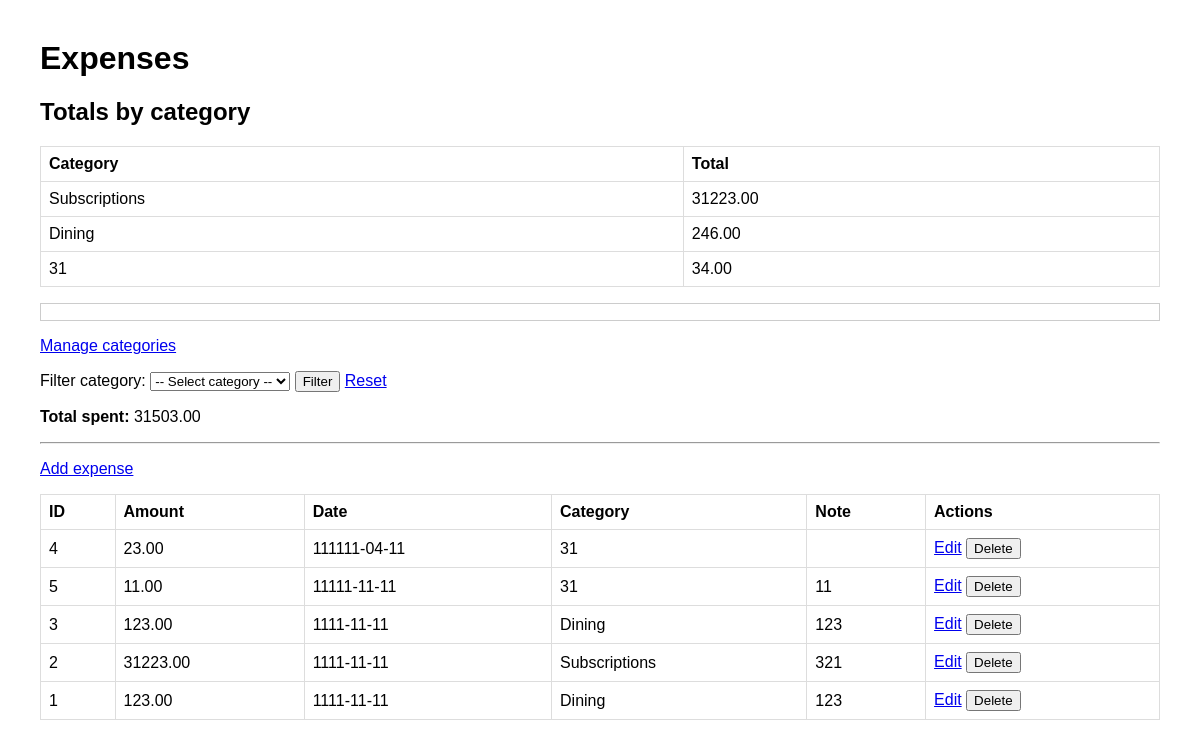
/expenses, run on the app's committed database.
### tables this page shows
CREATE TABLE expenses (
  id INTEGER PRIMARY KEY AUTOINCREMENT,
  user_id INTEGER NOT NULL,
  category_id INTEGER NOT NULL,
  amount REAL NOT NULL CHECK (amount >= 0),
  date TEXT NOT NULL,
  note TEXT,
  FOREIGN KEY (user_id) REFERENCES users(id),
  FOREIGN KEY (category_id) REFERENCES categories(id)
);

CREATE TABLE categories (
  id INTEGER PRIMARY KEY AUTOINCREMENT,
  user_id INTEGER NOT NULL,
  name TEXT NOT NULL,
  FOREIGN KEY (user_id) REFERENCES users(id),
  UNIQUE (user_id, name)
);

### webapp.py (the view)
@app.get("/expenses")
def list_expenses():
    category = request.args.get("category", "").strip()
    if category:
        rows = expenses.get_expenses_by_category(category)
        total = expenses.get_total_spent(category)
    else:
        rows = expenses.get_all_expenses()
        total = expenses.get_total_spent()
    category_totals = expenses.get_category_totals()
    categories = expenses.get_categories()  # <- added
    return render_template(
        "Site.html",
        rows=rows,
        category=category,
        total=total,
        category_totals=category_totals,
        categories=categories,  # <- added
    )

### database.py (called while the page is built)
def get_connection():
    conn = sqlite3.connect(DB_NAME)
    conn.execute("PRAGMA foreign_keys = ON")
    conn.row_factory = sqlite3.Row
    return conn

### expenses.py (called while the page is built)
def get_total_spent(category=None):
    conn = get_connection()
    if category:
        row = conn.execute("""
            SELECT COALESCE(SUM(e.amount), 0)
            FROM expenses e
            JOIN categories c ON c.id = e.category_id
            WHERE e.user_id = ? AND c.name = ?
        """, (CURRENT_USER_ID, category)).fetchone()
    else:
        row = conn.execute("""
            SELECT COALESCE(SUM(amount), 0)
            FROM expenses
            WHERE user_id = ?
        """, (CURRENT_USER_ID,)).fetchone()
    conn.close()
    return float(row[0])

def get_category_totals():
    conn = get_connection()
    rows = conn.execute("""
        SELECT c.name AS category, COALESCE(SUM(e.amount), 0) AS total
        FROM expenses e
        JOIN categories c ON c.id = e.category_id
        WHERE e.user_id = ?
        GROUP BY c.name
        ORDER BY total DESC
    """, (CURRENT_USER_ID,)).fetchall()
    conn.close()
    return rows

def get_categories():
    conn = get_connection()
    rows = conn.execute(
        "SELECT name FROM categories WHERE user_id = ? ORDER BY name",
        (CURRENT_USER_ID,),
    ).fetchall()
    conn.close()
    return rows

def get_all_expenses():
    conn = get_connection()
    rows = conn.execute(
        """
        SELECT e.id, e.amount, e.date, c.name AS category, e.note
        FROM expenses e
        JOIN categories c ON c.id = e.category_id
        WHERE e.user_id = ?
        ORDER BY e.date DESC, e.id DESC
        """,
        (CURRENT_USER_ID,),
    ).fetchall()
    conn.close()
    return rows

### templates/Site.html (shortened to what this page needs)
<!doctype html>
<html>
<head>
  <link rel="stylesheet" href="{{ url_for('static', filename='Site.css') }}">
</head>
<body>
  <h1>Expenses</h1>
  <h2>Totals by category</h2>
  <table>
    <thead>
      <tr>
        <th>Category</th>
        <th>Total</th>
      </tr>
    </thead>
    <tbody>
      {% for c in category_totals %}
        <tr>
          <td>{{ c[0] }}</td>
          <td>{{ "%.2f"|format(c[1]) }}</td>
        </tr>
      {% endfor %}
    </tbody>
  </table>
    <ul class="flashes">
        <li>{{ message }}</li>
    </ul>
      <p><a href="{{ url_for('list_categories') }}">Manage categories</a></p>
  <form method="get" action="{{ url_for('list_expenses') }}">
    <label>Filter category:</label>
    <select name="category">
      <option value="">-- Select category --</option>
    </select>
    <button type="submit">Filter</button>
    <a href="{{ url_for('list_expenses') }}">Reset</a>
  </form>
  <p><strong>Total spent{% if category %} on {{ category }}{% endif %}:</strong>
   {{ "%.2f"|format(total) }}</p>
<hr>
  <p><a href="{{ url_for('new_expense') }}">Add expense</a></p>
  <table>
    <thead>
      <tr>
        <th>ID</th><th>Amount</th><th>Date</th><th>Category</th><th>Note</th><th>Actions</th>
      </tr>
    </thead>
    <tbody>
      {% for r in rows %}
        <tr>
          <td>{{ r[0] }}</td>
          <td>{{ "%.2f"|format(r[1]) }}</td>
          <td>{{ r[2] }}</td>
          <td>{{ r[3] }}</td>
          <td>{{ r[4] or "" }}</td>
          <td>
            <a href="{{ url_for('edit_expense', expense_id=r[0]) }}">Edit</a>
            <form action="{{ url_for('delete_expense', expense_id=r[0]) }}"
                  method="post"
                  style="display:inline;">
              <button type="submit" onclick="return confirm('Delete this expense?')">
                Delete
              </button>
            </form>
          </td>
        </tr>
      {% endfor %}
    </tbody>
  </table>
</body>
</html>

### static/Site.css (style rules this page uses)
body { font-family: Arial, sans-serif; margin: 40px; }
table { border-collapse: collapse; width: 100%; }
th, td { border: 1px solid #ddd; padding: 8px; }
th { text-align: left; }
.flashes { list-style: none; padding: 0; }
.flashes li { margin: 8px 0; padding: 8px; border: 1px solid #ccc; }

### data on the page
expenses: id "4", amount "23.00", date "111111-04-11", name "31"
expenses: id "5", amount "11.00", date "11111-11-11", name "31", note "11"
expenses: id "3", amount "123.00", date "1111-11-11", name "Dining", note "123"
expenses: id "2", amount "31223.00", date "1111-11-11", name "Subscriptions", note "321"
expenses: id "1", amount "123.00", date "1111-11-11", name "Dining", note "123"

### other printed values
{{ c[0] }} "Subscriptions" "Dining" "31"
{{ "%.2f"|format(c[1]) }} "31223.00" "246.00" "34.00"
{{ "%.2f"|format(total) }} "31503.00"
